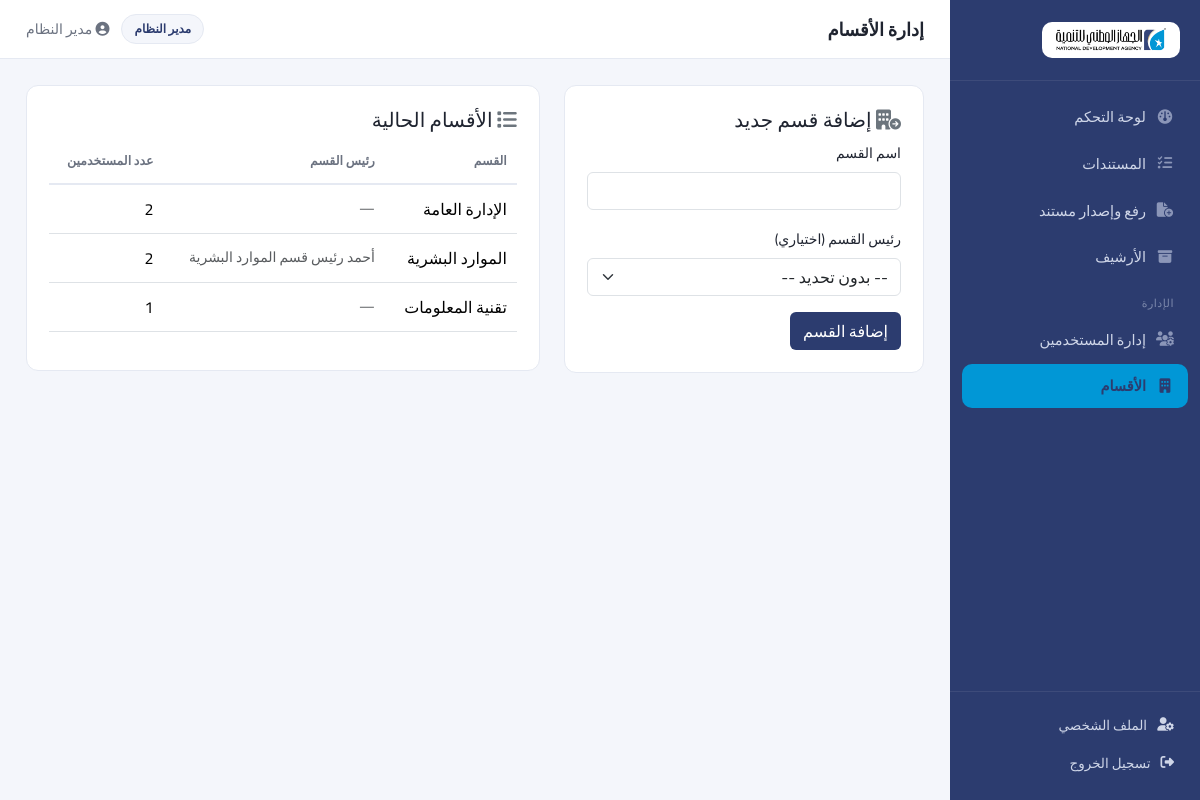
/admin/departments (signed in), run on the app's committed database.
### app/models.py (models this page shows, shortened)
class User(db.Model, UserMixin):
    __tablename__ = "users"
    id = db.Column(db.Integer, primary_key=True)  # uid
    name = db.Column(db.String(150), nullable=False)
    email = db.Column(db.String(150), unique=True, nullable=False)
    password_hash = db.Column(db.String(255), nullable=False)
    role = db.Column(db.String(30), nullable=False, default="employee")
    department_id = db.Column(db.Integer, db.ForeignKey("departments.id"), nullable=True)
    created_at = db.Column(db.DateTime, default=datetime.utcnow)
    active = db.Column(db.Boolean, default=True)
    department = db.relationship("Department", back_populates="users", foreign_keys=[department_id])
    def role_label(self):
        return ROLE_LABELS.get(self.role, self.role)
    def can_upload_document(self):
        return self.role in ("admin", "department_head", "employee")
    def can_manage_users(self):
        return self.role == "admin"

class Department(db.Model):
    __tablename__ = "departments"
    id = db.Column(db.Integer, primary_key=True)
    name = db.Column(db.String(150), unique=True, nullable=False)
    head_uid = db.Column(db.Integer, db.ForeignKey("users.id", use_alter=True, name="fk_head_uid"), nullable=True)
    users = db.relationship("User", back_populates="department", foreign_keys="User.department_id")

### app/routes/admin.py (the view, shortened to what this page needs)
@admin_bp.route("/departments", methods=["GET", "POST"])
@login_required
@role_required("admin")
def departments():
    all_departments = Department.query.order_by(Department.name).all()
    all_users = User.query.order_by(User.name).all()
    return render_template("admin/departments.html", departments=all_departments, users=all_users)

### app/utils.py (called while the page is built)
def role_required(*roles):
    def decorator(f):
        @wraps(f)
        def wrapped(*args, **kwargs):
            if not current_user.is_authenticated:
                abort(401)
            if current_user.role not in roles:
                abort(403)
            return f(*args, **kwargs)
        return wrapped
    return decorator

### app/templates/admin/departments.html (shortened to what this page needs)
{% extends "base.html" %}
{% block page_title %}إدارة الأقسام{% endblock %}
{% block content %}
<div class="row">
    <div class="col-lg-5">
        <div class="card-panel">
            <h5><i class="fa-solid fa-building-circle-arrow-right text-secondary"></i> إضافة قسم جديد</h5>
            <form method="POST">
                <div class="mb-3">
                    <label class="form-label small">اسم القسم</label>
                    <input type="text" name="name" class="form-control" required>
                </div>
                <div class="mb-3">
                    <label class="form-label small">رئيس القسم (اختياري)</label>
                    <select name="head_uid" class="form-select">
                        <option value="">-- بدون تحديد --</option>
                    </select>
                </div>
                <button class="btn text-white" style="background: var(--primary);">إضافة القسم</button>
            </form>
        </div>
    </div>
    <div class="col-lg-7">
        <div class="card-panel">
            <h5><i class="fa-solid fa-list text-secondary"></i> الأقسام الحالية</h5>
            <table class="table">
                <thead><tr><th>القسم</th><th>رئيس القسم</th><th>عدد المستخدمين</th></tr></thead>
                <tbody>
                {% for dept in departments %}
                <tr>
                    <td>{{ dept.name }}</td>
                    <td class="text-muted small">
                        {% set head = users | selectattr('id', 'equalto', dept.head_uid) | list %}
                        {{ head[0].name if head else "—" }}
                    </td>
                    <td>{{ dept.users | length }}</td>
                </tr>
                {% endfor %}
                </tbody>
            </table>
        </div>
    </div>
</div>
{% endblock %}

### app/templates/base.html (shortened to what this page needs)
<!DOCTYPE html>
<html lang="ar" dir="rtl">
<head>
    <link rel="stylesheet" href="https://cdnjs.cloudflare.com/ajax/libs/bootstrap/5.3.3/css/bootstrap.rtl.min.css">
    <link rel="stylesheet" href="https://cdnjs.cloudflare.com/ajax/libs/font-awesome/6.5.2/css/all.min.css">
    <link rel="stylesheet" href="{{ url_for('static', filename='css/style.css') }}">
</head>
<body>
{% if current_user.is_authenticated %}
<div class="app-shell">
    <aside class="sidebar">
        <div class="sidebar-brand">
            <div class="brand-logo-wrap">
                <img src="{{ url_for('static', filename='img/logo.png') }}" alt="{{ app_name }}">
            </div>
        </div>
        <nav class="sidebar-nav">
            <a href="{{ url_for('dashboard.index') }}" class="{{ 'active' if request.endpoint=='dashboard.index' }}">
                <i class="fa-solid fa-gauge"></i> لوحة التحكم
            </a>
            <a href="{{ url_for('documents.list_documents') }}" class="{{ 'active' if request.endpoint=='documents.list_documents' }}">
                <i class="fa-solid fa-list-check"></i> المستندات
            </a>
            {% if current_user.can_upload_document() %}
            <a href="{{ url_for('documents.new_document') }}" class="{{ 'active' if request.endpoint=='documents.new_document' }}">
                <i class="fa-solid fa-file-circle-plus"></i> رفع وإصدار مستند
            </a>
            {% endif %}
            <a href="{{ url_for('documents.archive') }}" class="{{ 'active' if request.endpoint=='documents.archive' }}">
                <i class="fa-solid fa-box-archive"></i> الأرشيف
            </a>
            {% if current_user.can_manage_users() %}
            <div class="sidebar-section-label">الإدارة</div>
            <a href="{{ url_for('admin.users') }}" class="{{ 'active' if request.endpoint=='admin.users' }}">
                <i class="fa-solid fa-users-gear"></i> إدارة المستخدمين
            </a>
            <a href="{{ url_for('admin.departments') }}" class="{{ 'active' if request.endpoint=='admin.departments' }}">
                <i class="fa-solid fa-building"></i> الأقسام
            </a>
            {% endif %}
        </nav>
        <div class="sidebar-footer">
            <a href="{{ url_for('auth.profile') }}"><i class="fa-solid fa-user-gear"></i> الملف الشخصي</a>
            <a href="{{ url_for('auth.logout') }}"><i class="fa-solid fa-right-from-bracket"></i> تسجيل الخروج</a>
        </div>
    </aside>
    <div class="main-area">
        <header class="topbar">
            <div class="topbar-title">{% block page_title %}{% endblock %}</div>
            <div class="topbar-user">
                <span class="badge-role">{{ current_user.role_label() }}</span>
                <span class="user-name"><i class="fa-solid fa-circle-user"></i> {{ current_user.name }}</span>
            </div>
        </header>
        <main class="content">
            {% block content %}{% endblock %}
        </main>
    </div>
</div>
{% else %}
    {% include "_flash.html" %}
    {% block guest_content %}{% endblock %}
{% endif %}
</body>
</html>

### app/static/css/style.css (style rules this page uses)
:root { --primary: #2c3c6f; --primary-light: #3d4f8c; --accent: #0197d6; --accent-light: #4ec2ec; --bg: #f4f6fb; --card-bg: #ffffff; --text: #1f2430; --text-muted: #6b7280; --border: #e5e9f2; --success: #1f9d55; --danger: #d64545; --radius: 12px; }
* { box-sizing: border-box; }
.brand-logo-wrap { display: inline-flex; align-items: center; justify-content: center; background: #ffffff; border-radius: 10px; padding: 8px 16px; }
.brand-logo-wrap img { height: 28px; width: auto; display: block; }
body { font-family: 'Cairo', sans-serif; background: var(--bg); color: var(--text); margin: 0; }
a { text-decoration: none; color: inherit; }
.app-shell { display: flex; min-height: 100vh; }
.sidebar { width: 250px; background: var(--primary); color: #eef1f8; display: flex; flex-direction: column; position: sticky; top: 0; height: 100vh; flex-shrink: 0; }
.sidebar-brand { display: flex; align-items: center; gap: 10px; padding: 22px 20px; font-weight: 800; font-size: 17px; border-bottom: 1px solid rgba(255,255,255,0.08); }
.sidebar-brand .brand-logo-wrap { padding: 6px 14px; }
.sidebar-brand .brand-logo-wrap img { height: 24px; }
.sidebar-nav { padding: 14px 12px; flex: 1; overflow-y: auto; }
.sidebar-nav a { display: flex; align-items: center; gap: 10px; padding: 11px 14px; border-radius: 10px; color: #cfd6e8; font-size: 14.5px; margin-bottom: 3px; transition: 0.15s; }
.sidebar-nav a i { width: 18px; text-align: center; color: #8b96b8; }
.sidebar-nav a.active { background: var(--accent); color: var(--primary); font-weight: 700; }
.sidebar-nav a.active i { color: var(--primary); }
.sidebar-section-label { font-size: 11px; text-transform: uppercase; color: #7c88ab; margin: 16px 14px 6px; letter-spacing: 0.5px; }
.sidebar-footer { padding: 14px 12px 18px; border-top: 1px solid rgba(255,255,255,0.08); }
.sidebar-footer a { display: flex; align-items: center; gap: 10px; padding: 9px 14px; border-radius: 10px; font-size: 13.5px; color: #cfd6e8; }
.main-area { flex: 1; display: flex; flex-direction: column; min-width: 0; }
.topbar { background: #fff; border-bottom: 1px solid var(--border); padding: 14px 26px; display: flex; align-items: center; justify-content: space-between; position: sticky; top: 0; z-index: 10; }
.topbar-title { font-weight: 700; font-size: 18px; }
.topbar-user { display: flex; align-items: center; gap: 12px; font-size: 14px; }
.badge-role { background: var(--bg); color: var(--primary); padding: 5px 12px; border-radius: 20px; font-size: 12px; font-weight: 700; border: 1px solid var(--border); }
.user-name { color: var(--text-muted); }
.content { padding: 26px; max-width: 1400px; width: 100%; margin: 0 auto; }
.card-panel { background: var(--card-bg); border-radius: var(--radius); border: 1px solid var(--border); padding: 22px; margin-bottom: 20px; }
.card-panel h2, .card-panel h5 { margin-top: 0; }
.table thead th { color: var(--text-muted); font-weight: 700; font-size: 12.5px; border-bottom: 2px solid var(--border); }
.table td, .table th { vertical-align: middle; padding: 12px 10px; }

### data on the page
User: role_label "مدير النظام", name "مدير النظام"
Department: name "الإدارة العامة", head "—", users|length "2"
Department: name "الموارد البشرية", users|length "2"
User: name "أحمد رئيس قسم الموارد البشرية"
Department: name "تقنية المعلومات", head "—", users|length "1"
